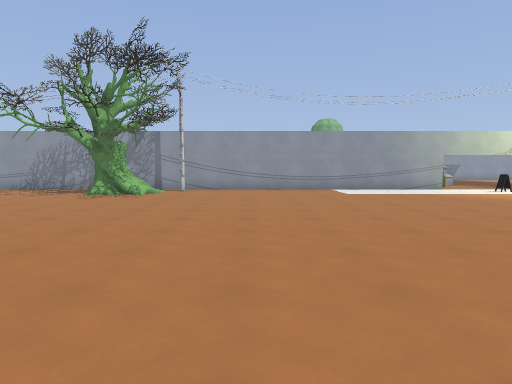
view 1 (above)

24 first-person views from a walk through a level from a Godot 3-D game. The camera is 1.5 m above the floor, tilts 4° down and sees 75° across. The floor is counted in squares, 2 m on a side. Each view is taken from the middle of a square. On the plan, view 1 faces up. The plan holds only what a view shows up to about 11 squares ahead; the rest is blank. The place goes on beyond the plan. Some surface patterns are stand-ins.

view 2
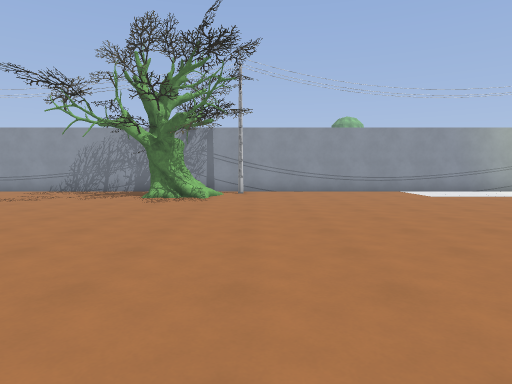

view 3
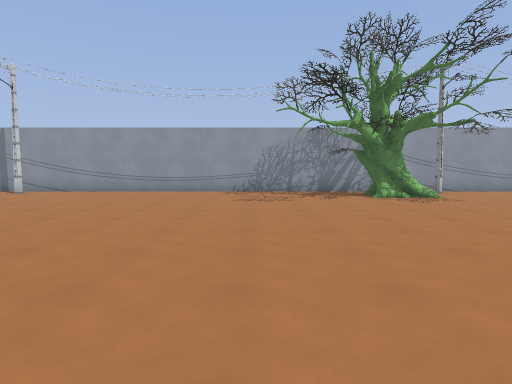

view 4
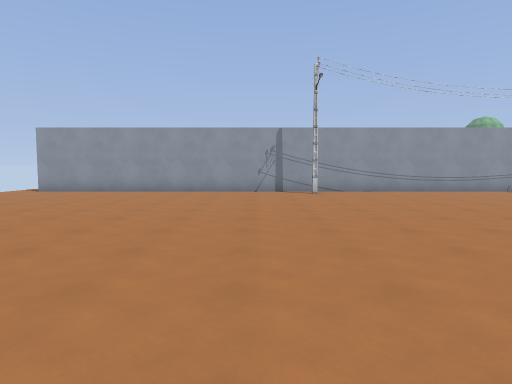

view 5
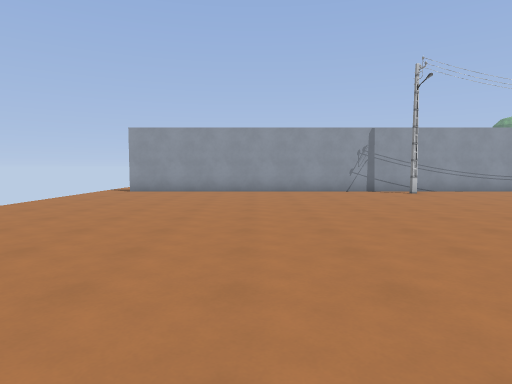

view 6
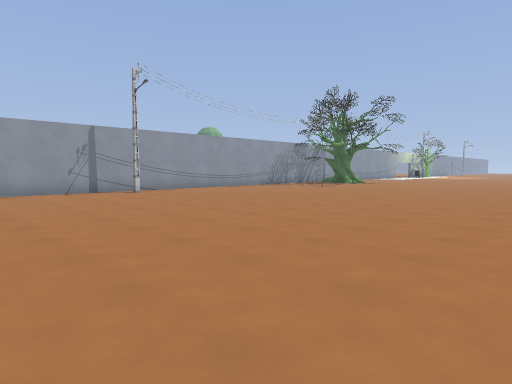

view 7
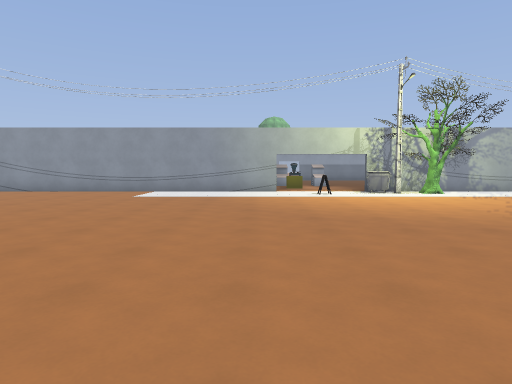

view 8
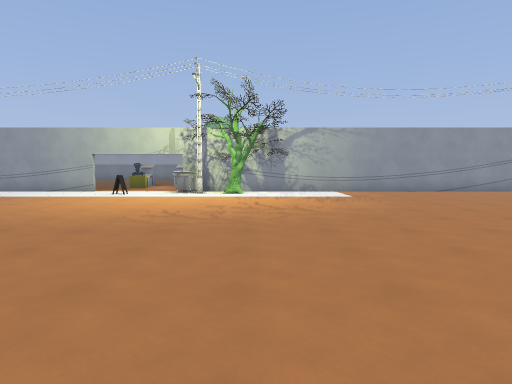

view 9
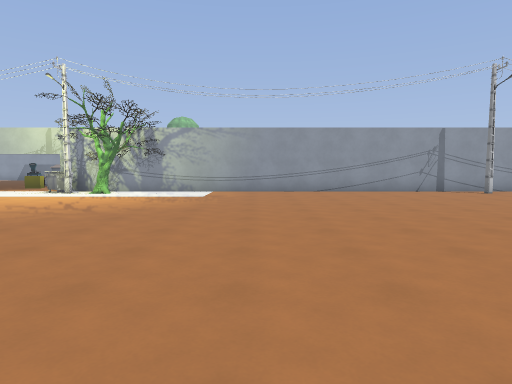

view 10
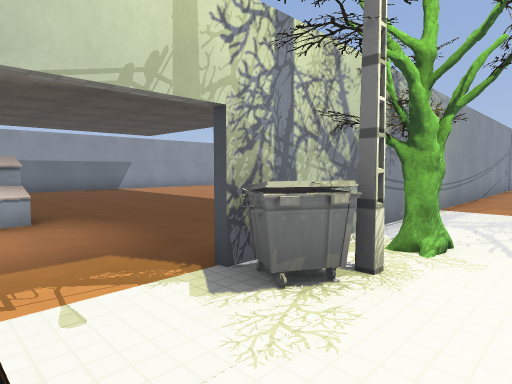

view 11
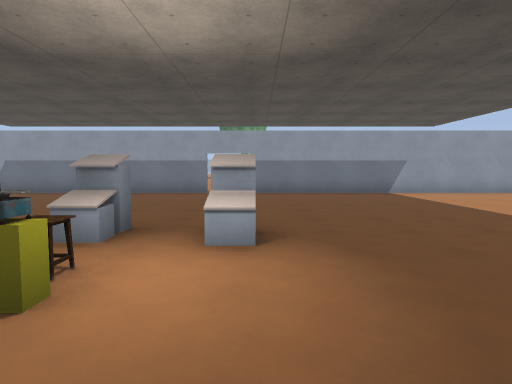

view 12
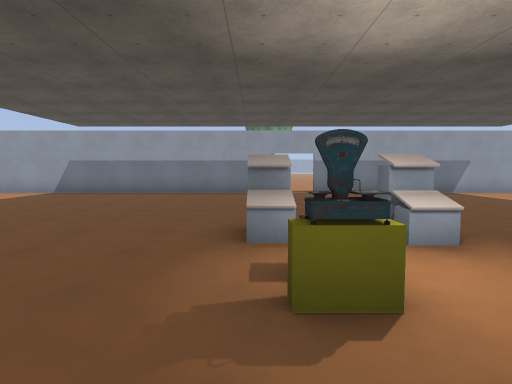

view 13
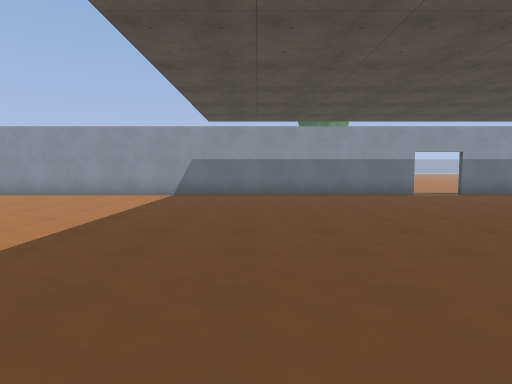

view 14
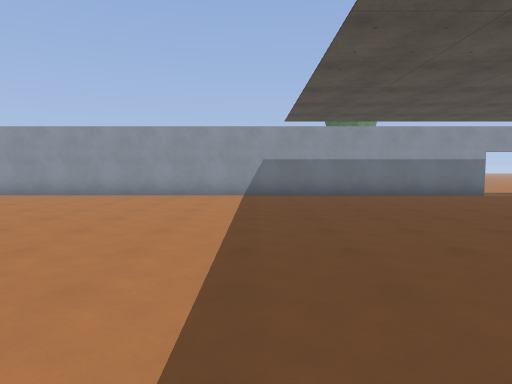

view 15
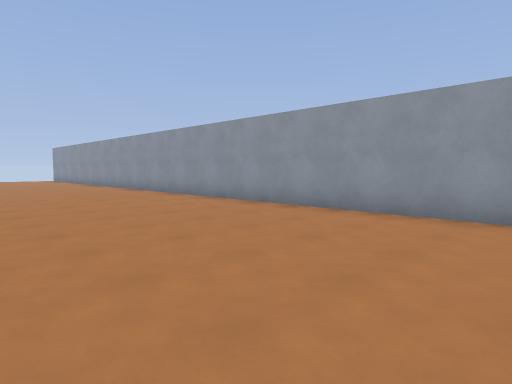

view 16
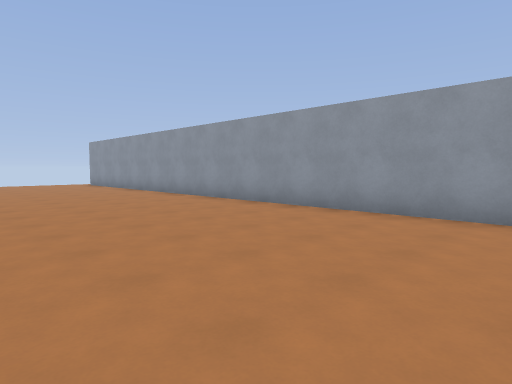

view 17
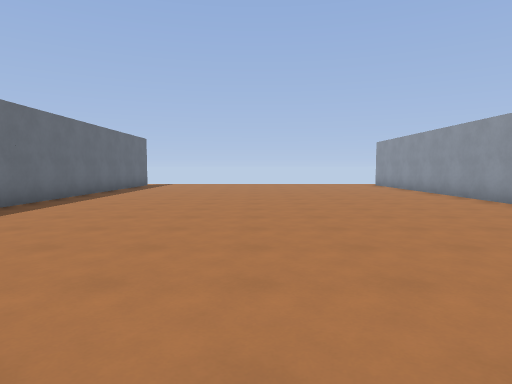

view 18
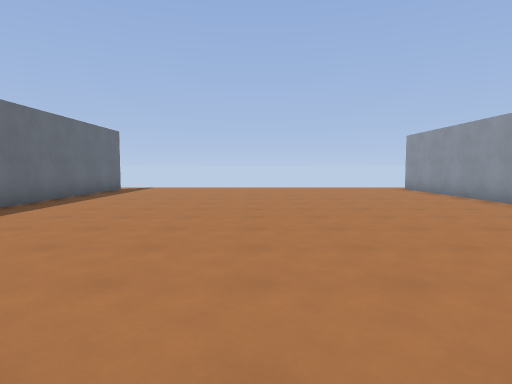

view 19
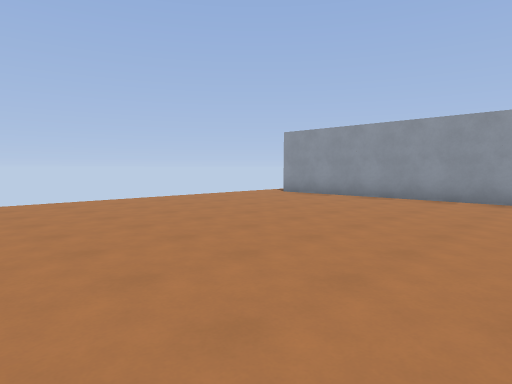

view 20
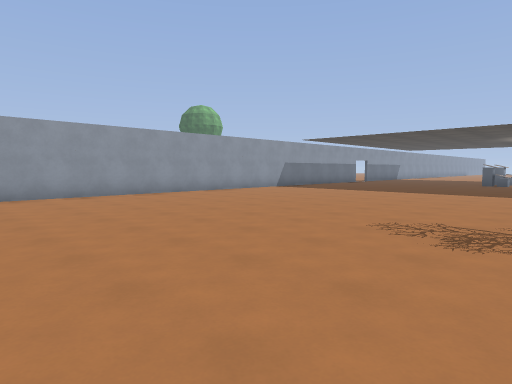

view 21
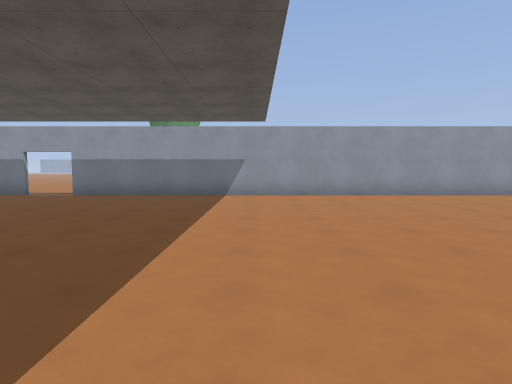

view 22
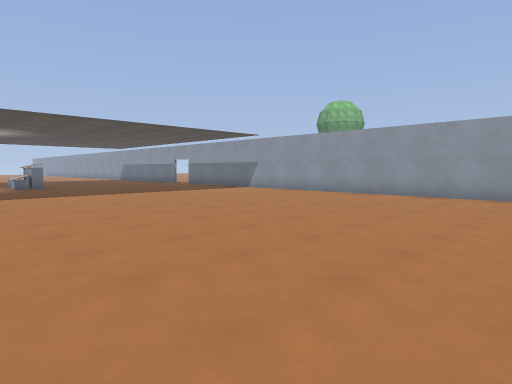

view 23
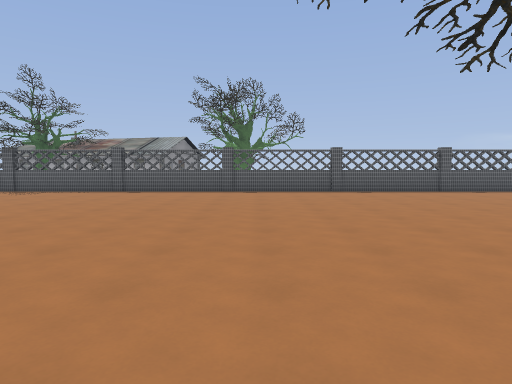

view 24
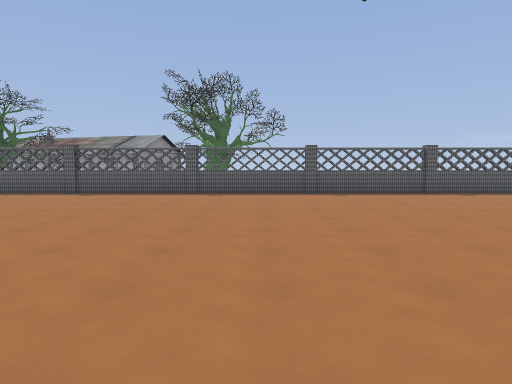

### Floor plan
Points are (right, up) in squares from view 1. A wall is a line through its corners. A room is listed if a view was taken in it or the views show most of it. See-through windows are left out.
Room 1 (views 1, 2, 3, 4, 5, 6, 7, 8, 9, 10, 23, 24)
walls: (6.8, 11.9) (-24.1, 11.9); (-10.8, -1) (6.4, -1); (23.5, 11.9) (9.5, 11.9)
ways out: opening at (-25, 12) to room 2; opening at (8, 12) to room 2
objects: tree (-5, 10) to (-4, 11); sign (8, 11); bin (10, 11); tree (11, 11)
Room 2 (views 11, 12, 13, 14, 15, 16, 17, 18, 19, 20, 21, 22)
walls: (7.5, 22.4) (-24.1, 22.4); (-23, 12.1) (-15.4, 12.1); (21.9, 22.4) (8.8, 22.4)
ways out: opening at (-25, 12) to room 1; opening at (8, 12) to room 1; opening at (8, 23)
objects: stool (7, 14); other object (7, 16); other object (9, 15); other object (9, 16)

Positions as (right, up) in squares from view 1, and headings:
1: (0, 0), facing up
2: (-2, 1), facing up
3: (-8, 1), facing up
4: (-17, 1), facing up
5: (-20, 1), facing up
6: (-20, 1), facing up-right
7: (6, 1), facing up
8: (12, 1), facing up
9: (16, 1), facing up
10: (8, 10), facing up-right
11: (9, 12), facing up
12: (7, 12), facing up
13: (3, 13), facing up
14: (1, 13), facing up
15: (-2, 17), facing up-left
16: (-8, 17), facing up-left
17: (-9, 17), facing left
18: (-12, 17), facing left
19: (-17, 14), facing up-left
20: (-10, 13), facing up-right
21: (14, 13), facing up
22: (23, 13), facing up-left
23: (-2, 10), facing down
24: (-3, 9), facing down
